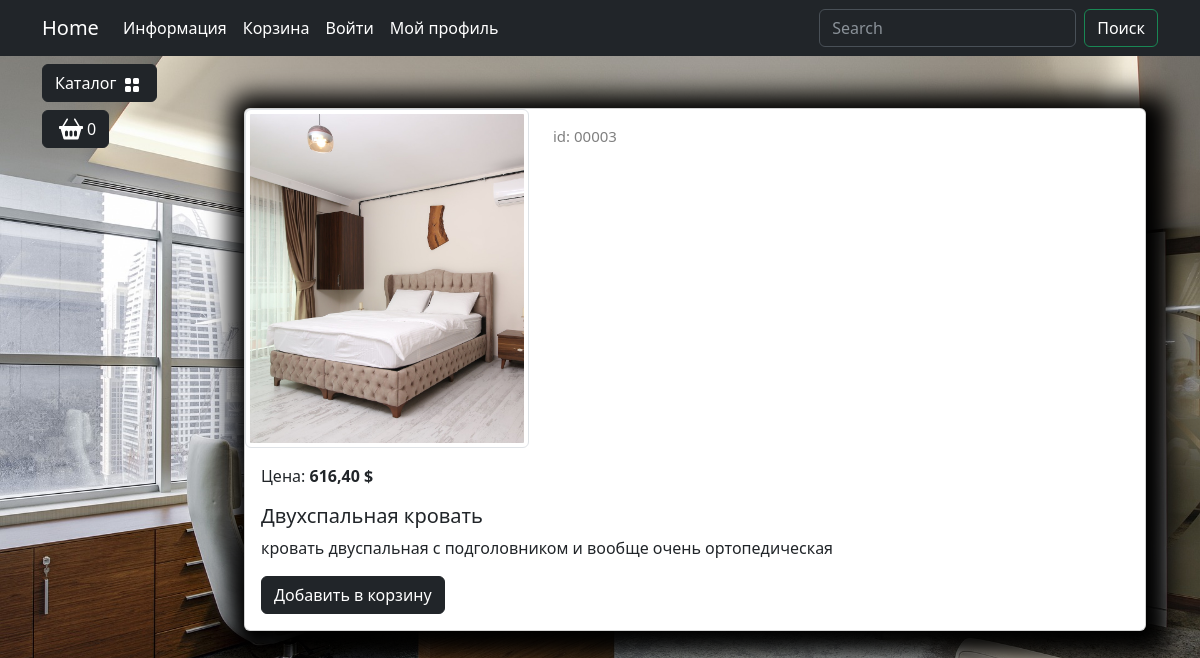
Screenshot of /catalog/product/dvuhspalnaya-krovat/ with the database file from the repository.
### goods/models.py (models this page shows, shortened)
class Products(models.Model):
    name = models.CharField(max_length=150, unique=True, verbose_name='Название')
    slug = models.SlugField(max_length=200, unique=True, blank=True, null=True, verbose_name='URL')
    description = models.TextField(blank=True, null=True, verbose_name='Описание')
    image = models.ImageField(upload_to='goods_images',blank=True, null=True, verbose_name='Изображение')
    price = models.DecimalField(default=0.00, max_digits=7, decimal_places=2,verbose_name='Цена')
    discount = models.DecimalField(default=0.00, max_digits=4, decimal_places=2, verbose_name='Скидка в %')
    quantity = models.PositiveIntegerField(default=0, verbose_name='Количество')
    category = models.ForeignKey(to=Categories, on_delete=models.CASCADE,verbose_name='Категория')
    class Meta:
        db_table: str = 'product'
        verbose_name: str = 'Продукт'
        verbose_name_plural: str = 'Продукты'
    def display_id(self):
        return f'{self.id:05}'
    def sell_price(self):
        if self.discount:
            return round(self.price - self.price*self.discount/100, 2)
        return self.price

### goods/views.py (the view)
# urls.py: path('product/<slug:product_slug>/',views.product, name='product'),
def product(request, product_slug) -> HttpResponse:
    product = Products.objects.get(slug=product_slug)
    context = {
        'product':product
    }
    return render(request, 'goods/product.html', context = context)

### goods/templatetags/goods_tags.py (called while the page is built)
@register.simple_tag()
def tag_categories():
    return Categories.objects.all()

### goods/templates/goods/product.html (shortened to what this page needs)
{% extends 'main/base.html' %}
{% load static %}
{% block content %}
<div class="container mt-5">
    <div class="card mb-4 custom-shadow">
        <div class="row">
            <div class="col-md-4">
                <img src="{{ product.image.url }}"
                     class="img-thumbnail" data-bs-toggle="modal" data-bs-target="#imageModal1">
            </div>
            <div class="col-md-4 ">
                <p class="product_id mt-3">id: {{ product.display_id }} </p>
            </div>
        </div>
        <div class="card-body">
            <p class="card-text">Цена: <strong>{{ product.sell_price }} $</strong></p>
            <h5 class="card-title"> {{ product.name }} </h5>
            <p class="card-text">{{ product.description }}</p>
            <a href="#" class="btn btn-dark add-to-cart">Добавить в корзину</a>
        </div>
    </div>
</div>
{% endblock%}

### static/deps/css/my_css.css (style rules this page uses)
body { background-image: url("../images/bg-image.jpg"); background-repeat: no-repeat; background-attachment: fixed; background-position: center center; background-size: cover; height: 100%; }
.custom-shadow { box-shadow: 5px 5px 25px 19px #000000; }
.product_id { color: gray; font-size: 15px; }

### rows the page displays
Products: image (picture), display_id "00003", sell_price "616,40", name "Двухспальная кровать", description "кровать двуспальная с подголовником и вообще очень ортопедическая"
